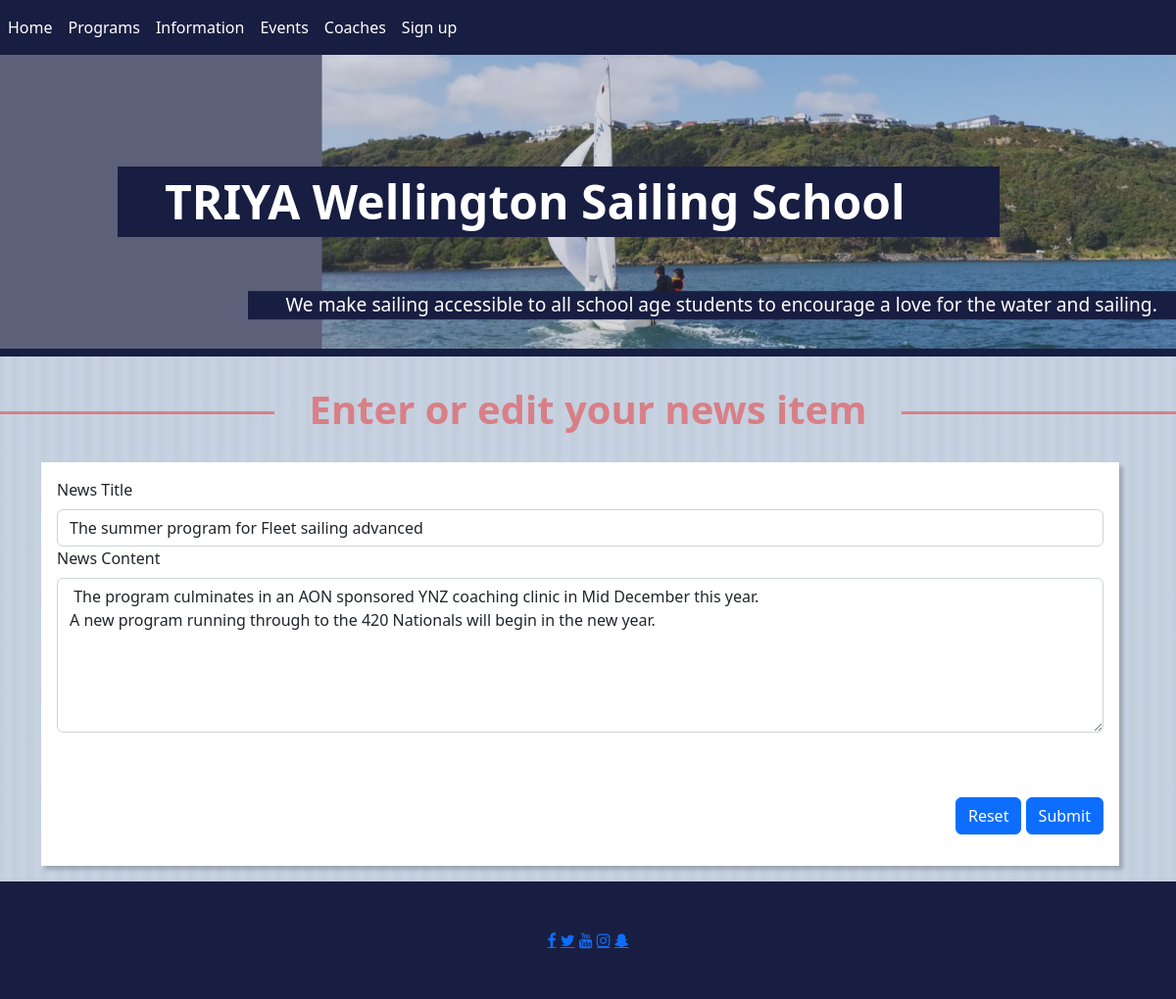
The page /news_cud/2 on the database as committed earlier.
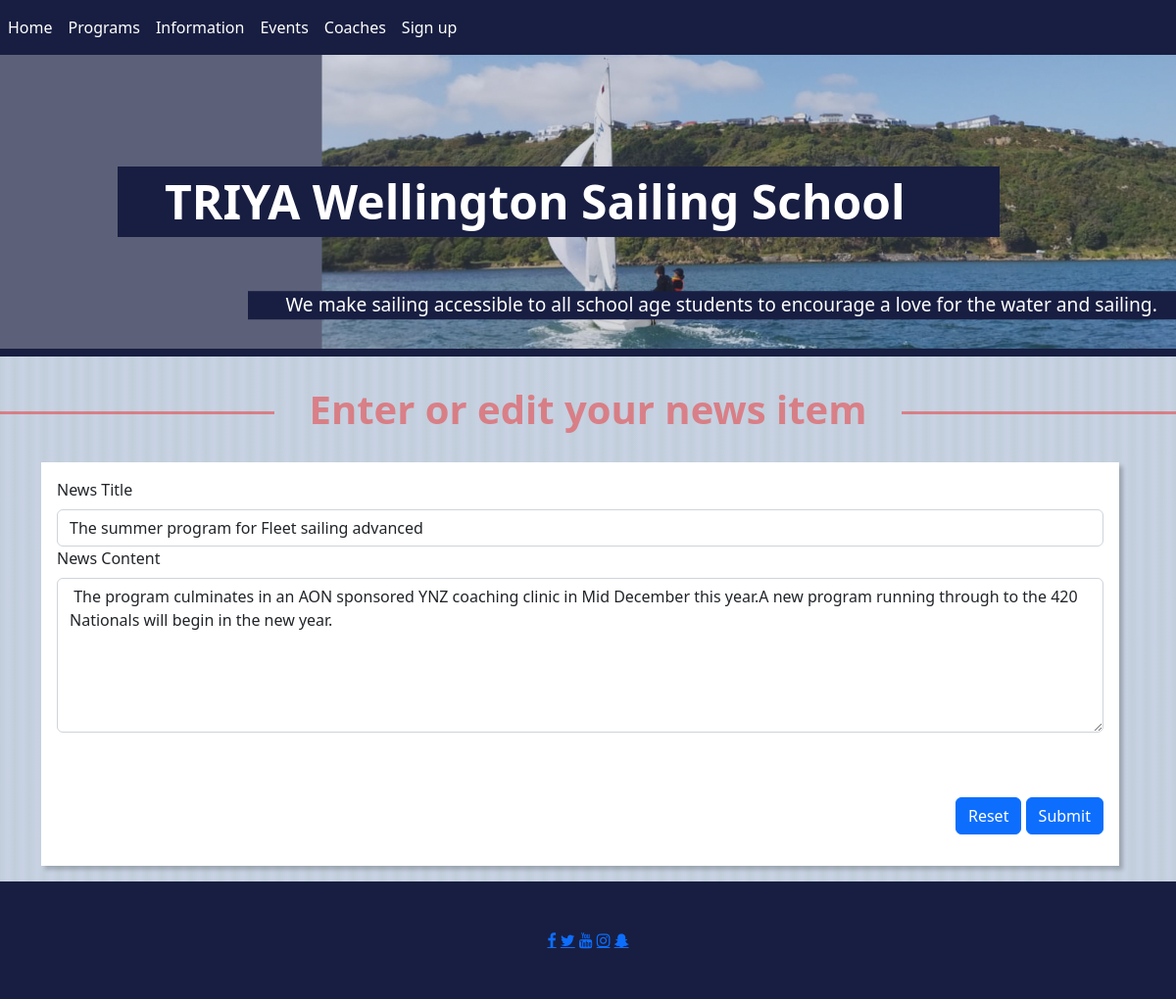
The same page on the database as committed later.
### tables this page shows
CREATE TABLE news(
    news_id integer primary key autoincrement not null,
    title text not null unique,
    content text not null,
    updated_at date
);

### server.py (the view)
@app.route("/news_cud/<news_id>", methods=["GET", "POST"])
def news_cud(news_id):
    dummy_news = {
        'title': "One more sailor needed",
        'content': "We have room for one more college age sailor to join us for the Winter program. "
                   "We need an even number of sailors for the double handed 420 yacht.If you are keen, "
                   "lets know.Got to http://www.triya.co.nz/.../fleet-racing-sailing-development"
                   "Cheers Phil"
    }
    empty_news = {
        'title': "",
        'content': ""
    }
    if request.method == "POST":
        f = request.form
        if news_id == "0":
            sql = "insert into news (title, content, updated_at) values(?,?, datetime('now'))"
            values_tuple = (f['title'], f['content'])
            outcome = run_commit_query(sql, values_tuple, db_path)
        else:
            sql = "update news set title=? , content=?, updated_at=datetime('now') where news_id=?"
            values_tuple = (f['title'], f['content'], news_id)
            outcome = run_commit_query(sql, values_tuple, db_path)
        if outcome is not None:
            return render_template("error_page.html", error_message=outcome)
        else:
            return redirect(url_for('index'))
    elif request.method == "GET":
        if news_id == "0":
            return render_template("news_cud.html", news_id=news_id, news=dummy_news)
        else:
            sql = "select title, content, updated_at from news where news_id = ?"
            values_tuple = (news_id,)
            result = run_search_query_tuples(sql, values_tuple, db_path)
            if result is None:
                e_m = "Oops, we could not find a result"
                return render_template("error_page.html", error_message=e_m)
            return render_template("news_cud.html", news_id=news_id, news=result[0])
    else:
        return "Error on News GET POST"

### db_functions.py (called while the page is built)
def run_search_query_tuples(sql_query,values_tuple, file_path,  rowfactory=True):
    result = None
    try:
        db = sqlite3.connect(file_path)
        if rowfactory:
            db.row_factory = sqlite3.Row
        cursor = db.cursor()
        print("connection successful")
        cursor.execute(sql_query,values_tuple)
        result = cursor.fetchall()
        print("Search Query executed")
        cursor.close()
    except sqlite3.Error as error:
        print("Error running search query tuples: {}".format(error))
    finally:
        if db:
            db.close()
            print("sqlite connection is closed")
        if result:
            return result

### templates/news_cud.html (shortened to what this page needs)
{% extends "main_template.html" %}
{% block content %}
        <h1>Enter or edit your news item </h1>
    <div class="container-lg">
    <div class="news">
       <form action="{{ url_for('news_cud', news_id = news_id )}}" method="post">
       <div>
           <label for="title" class="form-label"> News Title</label>
           <input type="text" class="form-control" id="title" name="title" placeholder="" value="{{ news['title'] }}" required>
       </div>
       <div>
           <label for="content" class="form-label">News Content</label>
           <textarea class="form-control" id="content" name="content" rows="6" placeholder="" required>{{ news['content'] }}</textarea>
       </div>
           <div id="errormessage" class="alert"></div>
        <div class="text-end py-3">
          <button type="reset" class="btn btn-primary">Reset</button>
          <button id="submit" type="submit" class="btn btn-primary" >Submit</button>
        </div>
       </form>
        </div>
    </div>
{% endblock %}

Rows that differ between the two databases and show on the page:
changed news "The summer program for Fleet sailing advanced": content "…in Mid December this year. A new program running through…" → "…in Mid December this year.A new program running through…"
